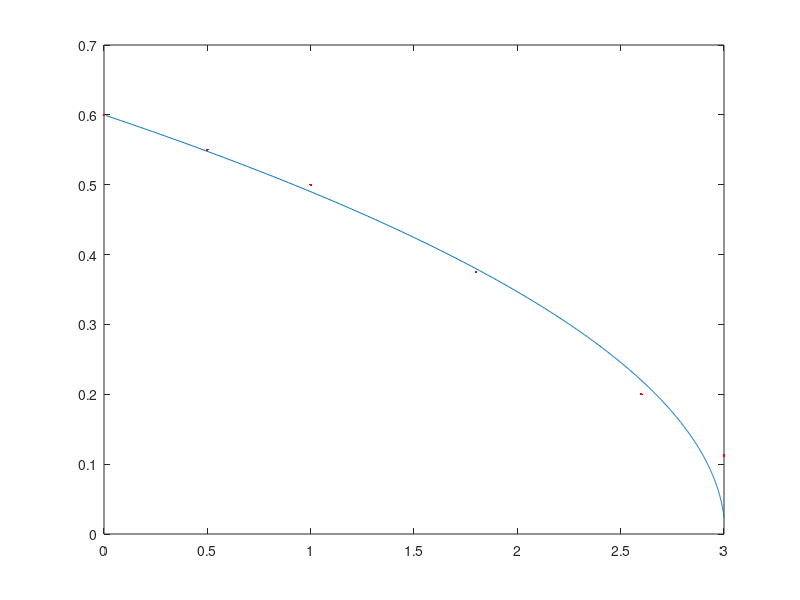

Write the MATLAB code that produced this figure.
plot([0 .5 1 1.8 2.6 3], [12/20 11/20 10/20 7.5/20 8/40 4.5/40], 'r.');

seconds = 3*60;
ticksPerSecond = 1000;
ticksBetweenShifts = 12/20*ticksPerSecond;
x = [];
y = [];
t = 0;
while t < ticksPerSecond*seconds
    t = t + ticksBetweenShifts;
    ticksBetweenShifts = ticksBetweenShifts-1;
    if ticksBetweenShifts < 1
        ticksBetweenShifts = 1
    end
    x = [x t/ticksPerSecond/60];
    y = [y ticksBetweenShifts/ticksPerSecond];
end
hold on;
plot(x, y);
